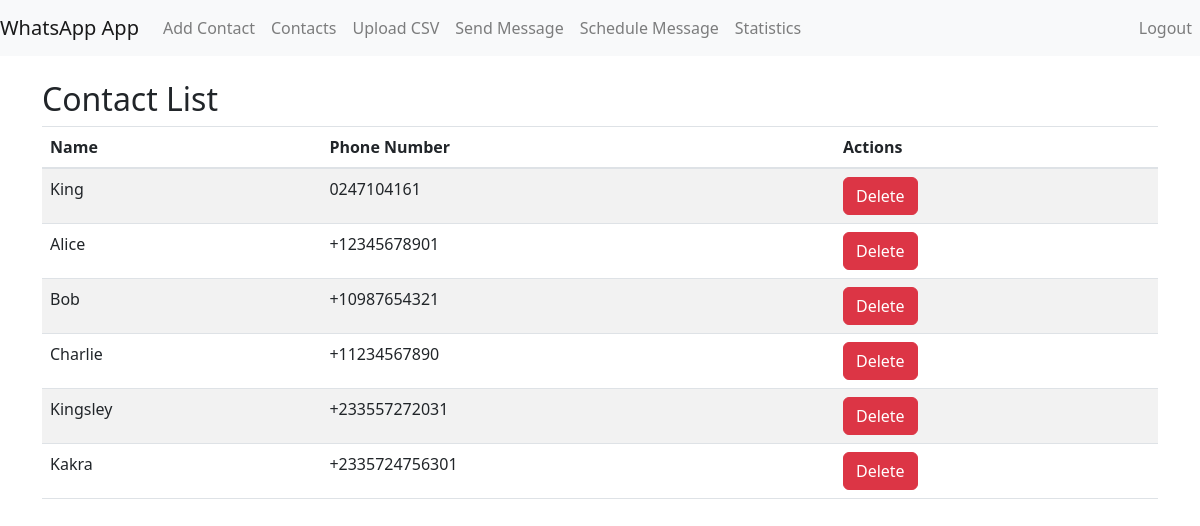
Before: /contacts/ (signed in) with the older database file.
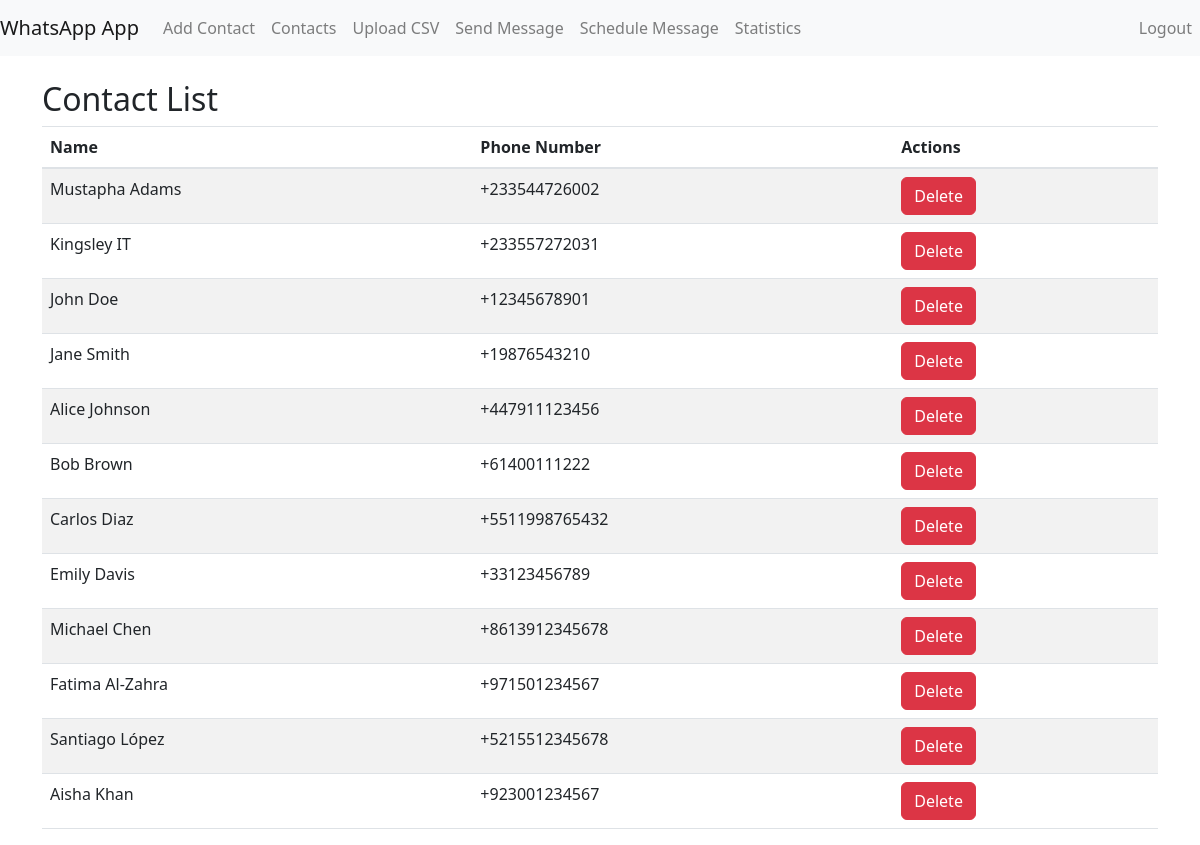
After: the same page with the newer database file.
### messaging/models.py (models this page shows, shortened)
class Contact(models.Model):
    name = models.CharField(max_length=100)
    phone_number = models.CharField(
        max_length=20,
        unique=True,
        validators=[
            RegexValidator(
                regex=r'^\+\d{10,15}$',
                message='Phone number must be entered in the format: "+1234567890". Up to 15 digits allowed.'
            ),
        ]
    )
    last_message_sent = models.DateTimeField(null=True, blank=True)
    messages_sent = models.IntegerField(default=0)

### messaging/views.py (the view)
# urls.py: path('contacts/', views.list_contacts, name='list_contacts'),
@login_required
def list_contacts(request):
    contacts = Contact.objects.all()
    return render(request, 'messaging/list_contacts.html', {'contacts': contacts})

### messaging/templates/messaging/list_contacts.html (shortened to what this page needs)
{% extends 'messaging/base.html' %}
{% block content %}
    <h2>Contact List</h2>
    {% if contacts %}
        <table class="table table-striped">
            <thead>
                <tr>
                    <th>Name</th>
                    <th>Phone Number</th>
                    <th>Actions</th>
                </tr>
            </thead>
            <tbody>
                {% for contact in contacts %}
                    <tr>
                        <td>{{ contact.name }}</td>
                        <td>{{ contact.phone_number }}</td>
                        <td>
                            <button type="button" class="btn btn-danger" data-bs-toggle="modal" data-bs-target="#deleteModal{{ contact.id }}">
                                Delete
                            </button>
                        </td>
                    </tr>
                {% endfor %}
            </tbody>
        </table>
    {% else %}
        <p>No contacts available. <a href="{% url 'add_contact' %}">Add one</a>.</p>
    {% endif %}
{% endblock %}

### messaging/templates/messaging/base.html (shortened to what this page needs)
<!DOCTYPE html>
<html lang="en">
<head>
    <link rel="stylesheet" href="https://stackpath.bootstrapcdn.com/bootstrap/4.5.0/css/bootstrap.min.css">
    <link href="https://cdn.jsdelivr.net/npm/bootstrap@5.3.0/dist/css/bootstrap.min.css" rel="stylesheet">
</head>
<body>
    <nav class="navbar navbar-expand-lg navbar-light bg-light">
        <a class="navbar-brand" href="{% url 'home' %}">WhatsApp App</a>
        <div class="collapse navbar-collapse">
            <ul class="navbar-nav mr-auto">
                {% if user.is_authenticated %}
                    <li class="nav-item"><a class="nav-link" href="{% url 'add_contact' %}">Add Contact</a></li>
                    <li class="nav-item"><a class="nav-link" href="{% url 'list_contacts' %}">Contacts</a></li>
                    <li class="nav-item"><a class="nav-link" href="{% url 'upload_contacts_csv' %}">Upload CSV</a></li>
                    <li class="nav-item"><a class="nav-link" href="{% url 'send_message' %}">Send Message</a></li>
                    <li class="nav-item"><a class="nav-link" href="{% url 'schedule_message' %}">Schedule Message</a></li>
                    <li class="nav-item"><a class="nav-link" href="{% url 'contact_statistics' %}">Statistics</a></li>
                {% endif %}
            </ul>
            <ul class="navbar-nav ml-auto">
                {% if user.is_authenticated %}
                    <li class="nav-item"><a class="nav-link" href="{% url 'logout' %}">Logout</a></li>
                {% else %}
                    <li class="nav-item"><a class="nav-link" href="{% url 'login' %}">Login</a></li>
                {% endif %}
            </ul>
        </div>
    </nav>
    <div class="container mt-4">
        {% block content %}{% endblock %}
    </div>
</body>
</html>

Changed rows visible on the page:
removed Contact: name "King", phone_number "0247104161"
removed Contact: name "Alice", phone_number "+12345678901"
removed Contact: name "Bob", phone_number "+10987654321"
removed Contact: name "Charlie", phone_number "+11234567890"
removed Contact: name "Kingsley", phone_number "+233557272031"
removed Contact: name "Kakra", phone_number "+2335724756301"
added Contact: name "Mustapha Adams", phone_number "+233544726002"
added Contact: name "Kingsley IT", phone_number "+233557272031"
added Contact: name "John Doe", phone_number "+12345678901"
added Contact: name "Jane Smith", phone_number "+19876543210"
added Contact: name "Alice Johnson", phone_number "+447911123456"
added Contact: name "Bob Brown", phone_number "+61400111222"
added Contact: name "Carlos Diaz", phone_number "+5511998765432"
added Contact: name "Emily Davis", phone_number "+33123456789"
added Contact: name "Michael Chen", phone_number "+8613912345678"
added Contact: name "Fatima Al-Zahra", phone_number "+971501234567"
added Contact: name "Santiago López", phone_number "+5215512345678"
added Contact: name "Aisha Khan", phone_number "+923001234567"
